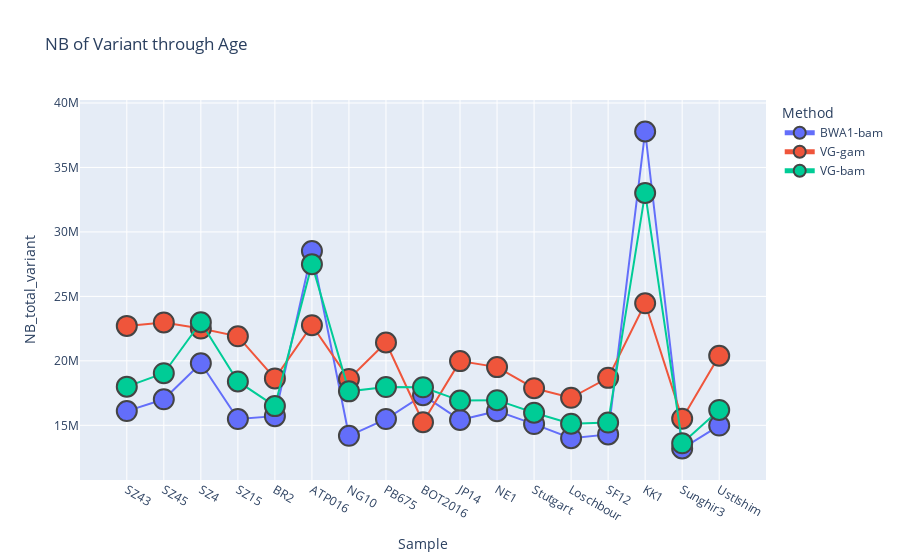

This figure's notebook cell:
### Markdown cell above
# Insight on the total number of Variant

### Code cell
fig = px.scatter(dfsort_age, x="Sample", y="NB_total_variant", color = "Method",
                 size='Coverage', title="NB of Variant through Age")

fig.update_traces(mode='lines+markers', marker_line_width=2, marker_size=20)

fig.show()

### Figure 1 — Plotly figure (JSON) as saved in the notebook; plotly's stock layout.template omitted (floating-point values rounded to 4 significant figures)
{"data": [{"hovertemplate": "Method=BWA1-bam<br>Sample=%{x}<br>NB_total_variant=%{y}<br>Coverage=%{marker.size}<extra></extra>", "legendgroup": "BWA1-bam", "marker": {"color": "#636efa", "line": {"width": 2}, "size": 20, "sizemode": "area", "sizeref": 0.1625, "symbol": "circle"}, "mode": "lines+markers", "name": "BWA1-bam", "orientation": "v", "showlegend": true, "type": "scatter", "x": ["SZ43", "SZ45", "SZ4", "SZ15", "BR2", "ATP016", "NG10", "PB675", "BOT2016", "JP14", "NE1", "Stutgart", "Loschbour", "SF12", "KK1", "Sunghir3", "UstIshim"], "xaxis": "x", "y": [16103868, 17017346, 19810277, 15483791, 15711935, 28509934, 14185457, 15484594, 17338750, 15416521, 16097362, 15096143, 14003076, 14295541, 37787898, 13201351, 14982003], "yaxis": "y"}, {"hovertemplate": "Method=VG-gam<br>Sample=%{x}<br>NB_total_variant=%{y}<br>Coverage=%{marker.size}<extra></extra>", "legendgroup": "VG-gam", "marker": {"color": "#EF553B", "line": {"width": 2}, "size": 20, "sizemode": "area", "sizeref": 0.1625, "symbol": "circle"}, "mode": "lines+markers", "name": "VG-gam", "orientation": "v", "showlegend": true, "type": "scatter", "x": ["SZ43", "SZ45", "SZ4", "SZ15", "BR2", "ATP016", "NG10", "PB675", "BOT2016", "JP14", "NE1", "Stutgart", "Loschbour", "SF12", "KK1", "Sunghir3", "UstIshim"], "xaxis": "x", "y": [22710942, 22978354, 22504694, 21902183, 18639327, 22763210, 18597301, 21422312, 15238023, 19979459, 19512819, 17876509, 17135918, 18679492, 24463532, 15516043, 20394698], "yaxis": "y"}, {"hovertemplate": "Method=VG-bam<br>Sample=%{x}<br>NB_total_variant=%{y}<br>Coverage=%{marker.size}<extra></extra>", "legendgroup": "VG-bam", "marker": {"color": "#00cc96", "line": {"width": 2}, "size": 20, "sizemode": "area", "sizeref": 0.1625, "symbol": "circle"}, "mode": "lines+markers", "name": "VG-bam", "orientation": "v", "showlegend": true, "type": "scatter", "x": ["SZ43", "SZ45", "SZ4", "SZ15", "BR2", "ATP016", "NG10", "PB675", "BOT2016", "JP14", "NE1", "Stutgart", "Loschbour", "SF12", "KK1", "Sunghir3", "UstIshim"], "xaxis": "x", "y": [17998353, 19039616, 22993447, 18403187, 16489220, 27492877, 17633059, 17966749, 17945680, 16918052, 16949810, 15975717, 15123612, 15211377, 33022311, 13606806, 16189779], "yaxis": "y"}], "layout": {"legend": {"itemsizing": "constant", "title": {"text": "Method"}, "tracegroupgap": 0}, "title": {"text": "NB of Variant through Age"}, "xaxis": {"anchor": "y", "domain": [0, 1], "title": {"text": "Sample"}}, "yaxis": {"anchor": "x", "domain": [0, 1], "title": {"text": "NB_total_variant"}}}}
